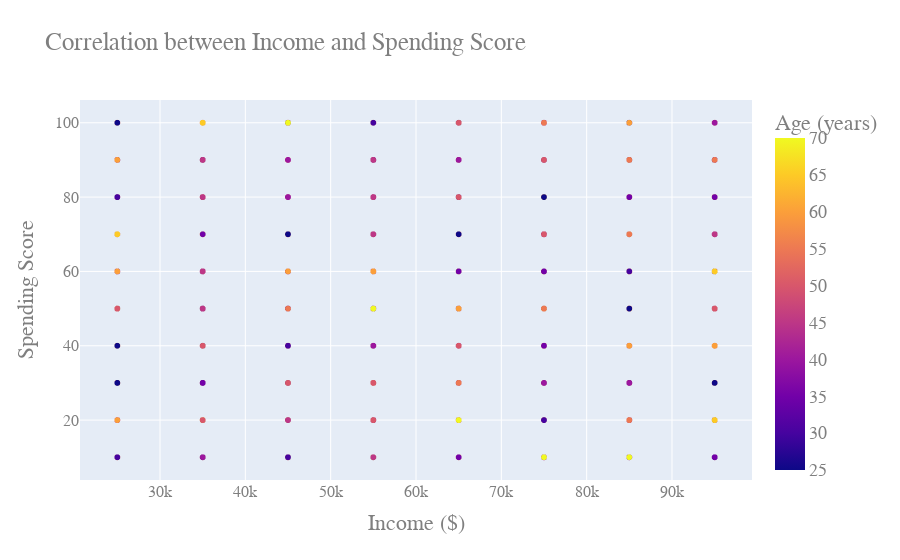

Here is the notebook cell this chart was saved with:
### Code cell
fig = px.scatter(datacleaned, x='Income', y='SpendingScore', color='Age', hover_name='IDNumber',
                 title='Correlation between Income and Spending Score',
                 labels={'Income': 'Income ($)', 'SpendingScore': 'Spending Score', 'Age': 'Age (years)'})

fig.update_layout(
    font=dict(
        family='Arial, sans-serif',
        size=18,
        color='#7f7f7f'
    ),
    legend=dict(
        title='Age (years)',
        yanchor='top',
        y=0.99,
        xanchor='left',
        x=0.01,
        font=dict(
            family='Arial, sans-serif',
            size=14,
            color='#7f7f7f'
        )
    ),
    hoverlabel=dict(
        font_size=16
    ),
    xaxis=dict(
        tickfont=dict(
            family='Arial, sans-serif',
            size=16,
            color='#7f7f7f'
        )
    ),
    yaxis=dict(
        tickfont=dict(
            family='Arial, sans-serif',
            size=16,
            color='#7f7f7f'
        )
    )
)

fig.show()

### Figure 1 — Plotly figure (JSON) as saved in the notebook; plotly's stock layout.template omitted (floating-point values rounded to 4 significant figures; data arrays with more than 128 entries replaced by an {"elided": "..."} marker saying what was removed)
{"data": [{"hovertemplate": "<b>%{hovertext}</b><br><br>Income ($)=%{x}<br>Spending Score=%{y}<br>Age (years)=%{marker.color}<extra></extra>", "hovertext": {"elided": "39967 int values"}, "legendgroup": "", "marker": {"color": {"elided": "39967 int values"}, "coloraxis": "coloraxis", "symbol": "circle"}, "mode": "markers", "name": "", "showlegend": false, "type": "scattergl", "x": {"elided": "39967 int values"}, "xaxis": "x", "y": {"elided": "39967 int values"}, "yaxis": "y"}], "layout": {"coloraxis": {"colorbar": {"title": {"text": "Age (years)"}}, "colorscale": [[0, "#0d0887"], [0.1111, "#46039f"], [0.2222, "#7201a8"], [0.3333, "#9c179e"], [0.4444, "#bd3786"], [0.5556, "#d8576b"], [0.6667, "#ed7953"], [0.7778, "#fb9f3a"], [0.8889, "#fdca26"], [1, "#f0f921"]]}, "font": {"color": "#7f7f7f", "family": "Arial, sans-serif", "size": 18}, "hoverlabel": {"font": {"size": 16}}, "legend": {"font": {"color": "#7f7f7f", "family": "Arial, sans-serif", "size": 14}, "title": {"text": "Age (years)"}, "tracegroupgap": 0, "x": 0.01, "xanchor": "left", "y": 0.99, "yanchor": "top"}, "title": {"text": "Correlation between Income and Spending Score"}, "xaxis": {"anchor": "y", "domain": [0, 1], "tickfont": {"color": "#7f7f7f", "family": "Arial, sans-serif", "size": 16}, "title": {"text": "Income ($)"}}, "yaxis": {"anchor": "x", "domain": [0, 1], "tickfont": {"color": "#7f7f7f", "family": "Arial, sans-serif", "size": 16}, "title": {"text": "Spending Score"}}}}
